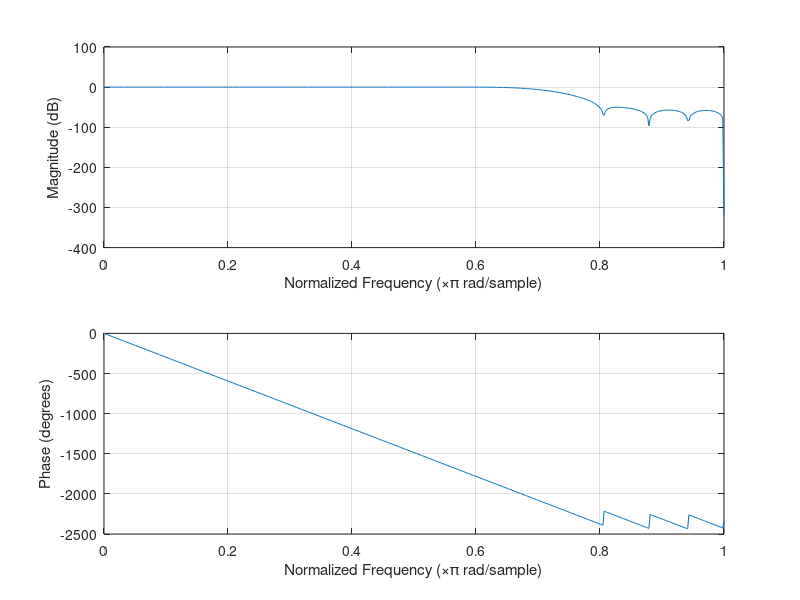

The MATLAB script that drew this image:

clc;
clear all;
close all;

fs=10000;
fc=3500;% fc=(3000+4000)/2
wn=(fc/fs)*2;
n1=33;% from the 


b1=fir1(n1,wn,'low', hamming(n1+1));
figure;
freqz(b1,1);





